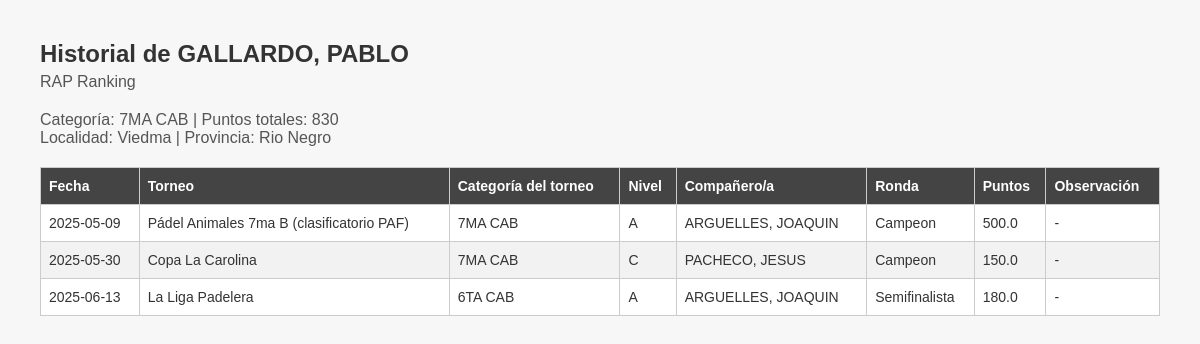
Screenshot of /historial/GALLARDO, PABLO with the database file from the repository.
### tables this page shows
CREATE TABLE jugadores (
            id INTEGER PRIMARY KEY AUTOINCREMENT,
            nombre TEXT UNIQUE,
            categoria TEXT,
            localidad TEXT,
            provincia TEXT,
            puntos INTEGER DEFAULT 0,
            historial TEXT
        );

### app.py (the view)
@app.route('/historial/<nombre>')
def historial(nombre):
    conn = sqlite3.connect('database.db')
    conn.row_factory = sqlite3.Row
    cursor = conn.cursor()
    cursor.execute("SELECT * FROM jugadores WHERE UPPER(nombre) = ?", (nombre.upper(),))
    jugador = cursor.fetchone()
    if not jugador:
        conn.close()
        return f"No se encontró al jugador: {nombre}", 404
    try:
        historial = json.loads(jugador['historial'])
    except json.JSONDecodeError:
        historial = []
    conn.close()
    return render_template("historial.html", jugador=jugador, historial=historial)

### templates/historial.html (shortened to what this page needs)
<!DOCTYPE html>
<html lang="es">
<head>
</head>
<body>
    <h1>Historial de {{ jugador['nombre'] }}</h1>
    <div class="header-info">
        <div class="subtitulo">RAP Ranking</div>
        <div class="subtitulo">
            Categoría: {{ jugador['categoria'] }} |
            Puntos totales: {{ jugador['puntos'] }}<br>
            Localidad: {{ jugador['localidad'] }} |
            Provincia: {{ jugador['provincia'] }}
        </div>
    </div>
    {% if historial %}
        <table>
            <thead>
                <tr>
                    <th>Fecha</th>
                    <th>Torneo</th>
                    <th>Categoría del torneo</th>
                    <th>Nivel</th>
                    <th>Compañero/a</th>
                    <th>Ronda</th>
                    <th>Puntos</th>
                    <th>Observación</th>
                </tr>
            </thead>
            <tbody>
                {% for h in historial %}
                    <tr>
                        <td>{{ h.fecha }}</td>
                        <td>{{ h.torneo }}</td>
                        <td>{{ h.categoria_torneo }}</td>
                        <td>{{ h.nivel }}</td>
                        <td>{{ h.pareja }}</td>
                        <td>{{ h.ronda }}</td>
                        <td>{{ h.puntos }}</td>
                        <td>{{ h.observacion or "-" }}</td>
                    </tr>
                {% endfor %}
            </tbody>
        </table>
    {% else %}
        <p>No se encontraron torneos cargados para este jugador.</p>
    {% endif %}
</body>
</html>

### templates/historial.html (style rules this page uses)
body { font-family: Arial, sans-serif; margin: 40px; background-color: #f7f7f7; color: #333; }
h1 { font-size: 24px; margin-bottom: 5px; }
.subtitulo { font-size: 16px; color: #555; margin-bottom: 20px; }
table { width: 100%; border-collapse: collapse; margin-top: 15px; background-color: white; }
th, td { border: 1px solid #ccc; padding: 10px 8px; text-align: left; font-size: 14px; }
th { background-color: #444; color: white; }
tr:nth-child(even) { background-color: #f2f2f2; }

### rows the page displays
jugadores: nombre "GALLARDO, PABLO", categoria "7MA CAB", puntos "830", localidad "Viedma", provincia "Rio Negro"

### other values shown
{{ h.fecha }} "2025-05-09" "2025-05-30" "2025-06-13"
{{ h.torneo }} "Pádel Animales 7ma B (clasificatorio PAF)" "Copa La Carolina" "La Liga Padelera"
{{ h.categoria_torneo }} "7MA CAB" "7MA CAB" "6TA CAB"
{{ h.nivel }} "A" "C" "A"
{{ h.pareja }} "ARGUELLES, JOAQUIN" "PACHECO, JESUS" "ARGUELLES, JOAQUIN"
{{ h.ronda }} "Campeon" "Campeon" "Semifinalista"
{{ h.puntos }} "500.0" "150.0" "180.0"
{{ h.observacion or "-" }} "-" "-" "-"
